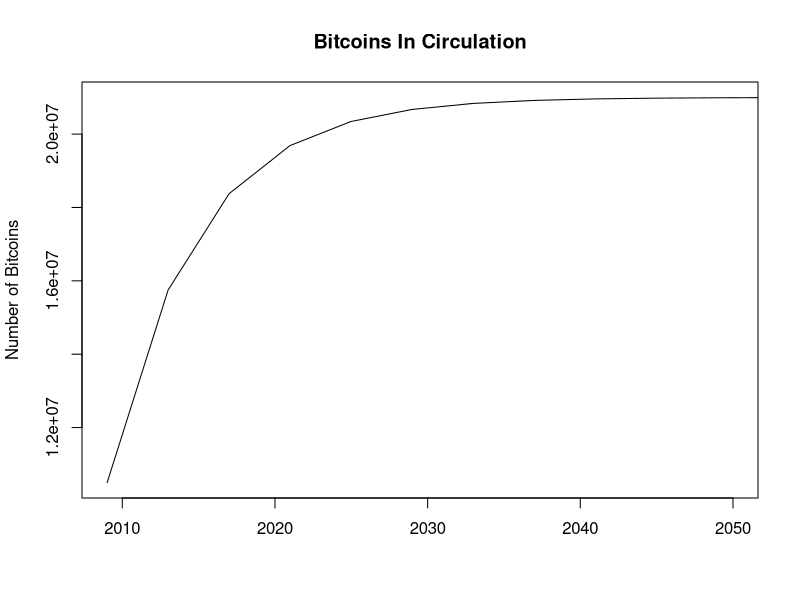

Generate this figure with R:
t <- read.table("data/quantity.dat")
pdf("images/quantity_v_time.pdf",width=8,height=4,paper="special")
plot(t$V7 ~ t$V4, type="l",xlim=c(2009,2050), main="Bitcoins In Circulation",
xlab="", ylab="Number of Bitcoins")
dev.off()
